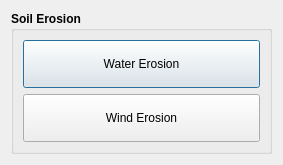
<?xml version="1.0" encoding="UTF-8"?>
<ui version="4.0">
 <class>DlgSoilErosion</class>
 <widget class="QDialog" name="DlgSoilErosion">
  <property name="geometry">
   <rect>
    <x>0</x>
    <y>0</y>
    <width>283</width>
    <height>159</height>
   </rect>
  </property>
  <property name="windowTitle">
   <string>Soil Erosion Dialog</string>
  </property>
  <layout class="QVBoxLayout" name="verticalLayout">
   <item>
    <widget class="QGroupBox" name="groupBox">
     <property name="sizePolicy">
      <sizepolicy hsizetype="Preferred" vsizetype="Minimum">
       <horstretch>0</horstretch>
       <verstretch>0</verstretch>
      </sizepolicy>
     </property>
     <property name="font">
      <font>
       <weight>75</weight>
       <bold>true</bold>
      </font>
     </property>
     <property name="title">
      <string>Soil Erosion</string>
     </property>
     <layout class="QVBoxLayout" name="verticalLayout_2">
      <item>
       <widget class="QPushButton" name="WaterPushButton">
        <property name="sizePolicy">
         <sizepolicy hsizetype="Minimum" vsizetype="Minimum">
          <horstretch>0</horstretch>
          <verstretch>0</verstretch>
         </sizepolicy>
        </property>
        <property name="minimumSize">
         <size>
          <width>0</width>
          <height>48</height>
         </size>
        </property>
        <property name="font">
         <font>
          <weight>50</weight>
          <bold>false</bold>
         </font>
        </property>
        <property name="text">
         <string>Water Erosion</string>
        </property>
       </widget>
      </item>
      <item>
       <widget class="QPushButton" name="WindPushButton">
        <property name="sizePolicy">
         <sizepolicy hsizetype="Minimum" vsizetype="Minimum">
          <horstretch>0</horstretch>
          <verstretch>0</verstretch>
         </sizepolicy>
        </property>
        <property name="minimumSize">
         <size>
          <width>0</width>
          <height>48</height>
         </size>
        </property>
        <property name="font">
         <font>
          <weight>50</weight>
          <bold>false</bold>
         </font>
        </property>
        <property name="text">
         <string>Wind Erosion</string>
        </property>
       </widget>
      </item>
     </layout>
    </widget>
   </item>
  </layout>
 </widget>
 <resources/>
 <connections/>
</ui>
